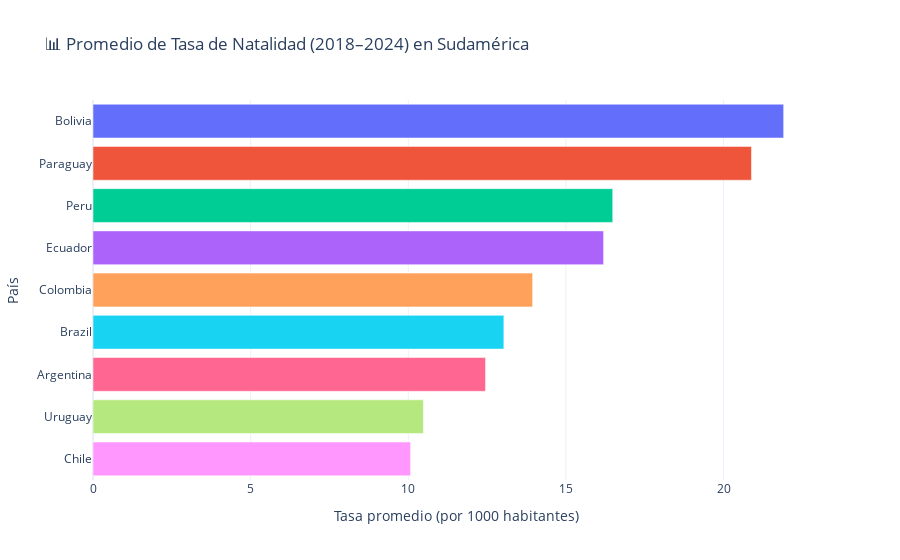

The notebook cell saved with this chart:
### Code cell
import plotly.express as px  # Importa la librería Plotly Express para crear gráficos interactivos

# 1. Agrupar por país y calcular el promedio de la Tasa de Natalidad
promedios = df_filtrado.groupby("País")["Tasa de Natalidad (por 1000 habitantes)"].mean().reset_index()

# 2. Ordenar de mayor a menor tasa
promedios = promedios.sort_values(by="Tasa de Natalidad (por 1000 habitantes)", ascending=False)

# 3. Crear gráfico de barras horizontales
fig = px.bar(
    promedios,  # DataFrame que contiene los promedios por país
    x="Tasa de Natalidad (por 1000 habitantes)",  # Eje X: la tasa promedio
    y="País",  # Eje Y: los nombres de los países
    orientation='h',  # Barras horizontales
    title="📊 Promedio de Tasa de Natalidad (2018–2024) en Sudamérica",  # Título del gráfico
    labels={"Tasa de Natalidad (por 1000 habitantes)": "Tasa de Natalidad"},  # Etiqueta personalizada
    color="País",  # Cada país tendrá un color distinto automáticamente
)

# 4. Personalización adicional del diseño
fig.update_layout(
    xaxis_title="Tasa promedio (por 1000 habitantes)",  # Etiqueta del eje X
    yaxis_title="País",  # Etiqueta del eje Y
    template="plotly_white",  # Fondo blanco limpio
    height=500,  # Altura del gráfico
    showlegend=False  # Oculta la leyenda (ya está en el eje Y)
)

# 5. Mostrar el gráfico interactivo
fig.show()

### Figure 1 — Plotly figure (JSON) as saved in the notebook; plotly's stock layout.template omitted (floating-point values rounded to 4 significant figures)
{"data": [{"alignmentgroup": "True", "hovertemplate": "País=%{y}<br>Tasa de Natalidad=%{x}<extra></extra>", "legendgroup": "Bolivia", "marker": {"color": "#636efa", "pattern": {"shape": ""}}, "name": "Bolivia", "offsetgroup": "Bolivia", "orientation": "h", "showlegend": true, "textposition": "auto", "type": "bar", "x": [21.91], "xaxis": "x", "y": ["Bolivia"], "yaxis": "y"}, {"alignmentgroup": "True", "hovertemplate": "País=%{y}<br>Tasa de Natalidad=%{x}<extra></extra>", "legendgroup": "Paraguay", "marker": {"color": "#EF553B", "pattern": {"shape": ""}}, "name": "Paraguay", "offsetgroup": "Paraguay", "orientation": "h", "showlegend": true, "textposition": "auto", "type": "bar", "x": [20.89], "xaxis": "x", "y": ["Paraguay"], "yaxis": "y"}, {"alignmentgroup": "True", "hovertemplate": "País=%{y}<br>Tasa de Natalidad=%{x}<extra></extra>", "legendgroup": "Peru", "marker": {"color": "#00cc96", "pattern": {"shape": ""}}, "name": "Peru", "offsetgroup": "Peru", "orientation": "h", "showlegend": true, "textposition": "auto", "type": "bar", "x": [16.49], "xaxis": "x", "y": ["Peru"], "yaxis": "y"}, {"alignmentgroup": "True", "hovertemplate": "País=%{y}<br>Tasa de Natalidad=%{x}<extra></extra>", "legendgroup": "Ecuador", "marker": {"color": "#ab63fa", "pattern": {"shape": ""}}, "name": "Ecuador", "offsetgroup": "Ecuador", "orientation": "h", "showlegend": true, "textposition": "auto", "type": "bar", "x": [16.2], "xaxis": "x", "y": ["Ecuador"], "yaxis": "y"}, {"alignmentgroup": "True", "hovertemplate": "País=%{y}<br>Tasa de Natalidad=%{x}<extra></extra>", "legendgroup": "Colombia", "marker": {"color": "#FFA15A", "pattern": {"shape": ""}}, "name": "Colombia", "offsetgroup": "Colombia", "orientation": "h", "showlegend": true, "textposition": "auto", "type": "bar", "x": [13.95], "xaxis": "x", "y": ["Colombia"], "yaxis": "y"}, {"alignmentgroup": "True", "hovertemplate": "País=%{y}<br>Tasa de Natalidad=%{x}<extra></extra>", "legendgroup": "Brazil", "marker": {"color": "#19d3f3", "pattern": {"shape": ""}}, "name": "Brazil", "offsetgroup": "Brazil", "orientation": "h", "showlegend": true, "textposition": "auto", "type": "bar", "x": [13.03], "xaxis": "x", "y": ["Brazil"], "yaxis": "y"}, {"alignmentgroup": "True", "hovertemplate": "País=%{y}<br>Tasa de Natalidad=%{x}<extra></extra>", "legendgroup": "Argentina", "marker": {"color": "#FF6692", "pattern": {"shape": ""}}, "name": "Argentina", "offsetgroup": "Argentina", "orientation": "h", "showlegend": true, "textposition": "auto", "type": "bar", "x": [12.45], "xaxis": "x", "y": ["Argentina"], "yaxis": "y"}, {"alignmentgroup": "True", "hovertemplate": "País=%{y}<br>Tasa de Natalidad=%{x}<extra></extra>", "legendgroup": "Uruguay", "marker": {"color": "#B6E880", "pattern": {"shape": ""}}, "name": "Uruguay", "offsetgroup": "Uruguay", "orientation": "h", "showlegend": true, "textposition": "auto", "type": "bar", "x": [10.48], "xaxis": "x", "y": ["Uruguay"], "yaxis": "y"}, {"alignmentgroup": "True", "hovertemplate": "País=%{y}<br>Tasa de Natalidad=%{x}<extra></extra>", "legendgroup": "Chile", "marker": {"color": "#FF97FF", "pattern": {"shape": ""}}, "name": "Chile", "offsetgroup": "Chile", "orientation": "h", "showlegend": true, "textposition": "auto", "type": "bar", "x": [10.07], "xaxis": "x", "y": ["Chile"], "yaxis": "y"}], "layout": {"autosize": true, "barmode": "relative", "legend": {"title": {"text": "País"}, "tracegroupgap": 0}, "showlegend": false, "title": {"text": "📊 Promedio de Tasa de Natalidad (2018–2024) en Sudamérica"}, "xaxis": {"anchor": "y", "autorange": true, "domain": [0, 1], "range": [0, 23.06], "title": {"text": "Tasa promedio (por 1000 habitantes)"}, "type": "linear"}, "yaxis": {"anchor": "x", "autorange": true, "categoryarray": ["Chile", "Uruguay", "Argentina", "Brazil", "Colombia", "Ecuador", "Peru", "Paraguay", "Bolivia"], "categoryorder": "array", "domain": [0, 1], "range": [-0.5, 8.5], "title": {"text": "País"}, "type": "category"}}}
